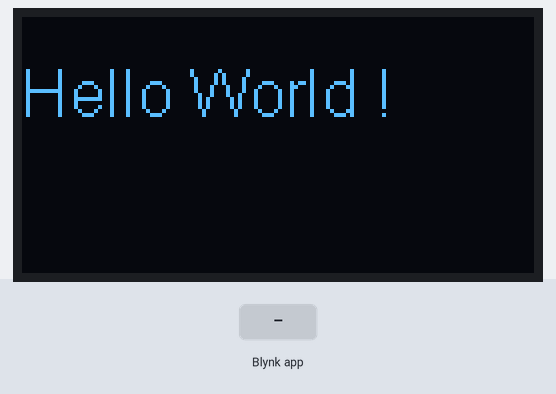
Bench run of a sketch on a simulated ESP8266 (NodeMCU). Parts: 128×64 one-colour display. Inputs (shaded band) come from the test bench. WiFi joins after 1.5 s; servers stay silent unless stated; what the sketch prints to the serial monitor is not drawn.

Above: at 2.7 s.
2.8 s: Blynk app writes 1 to V1
At 3.8 s:
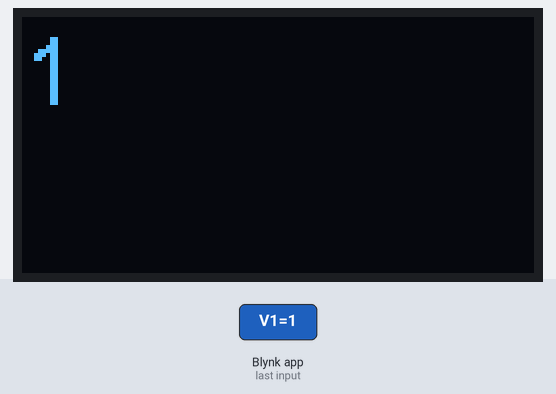
4.3 s: Blynk app writes 0 to V1
At 4.9 s:
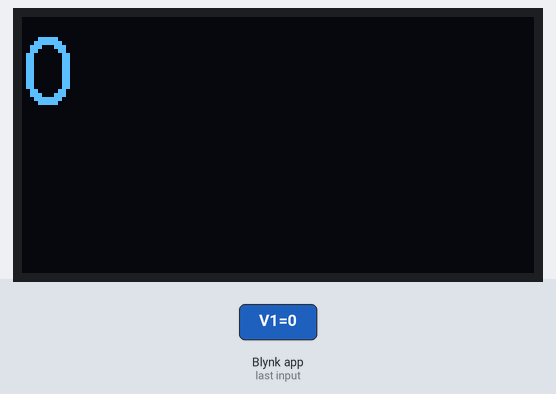
5.8 s: Blynk app writes 200 to V1
At 6.1 s:
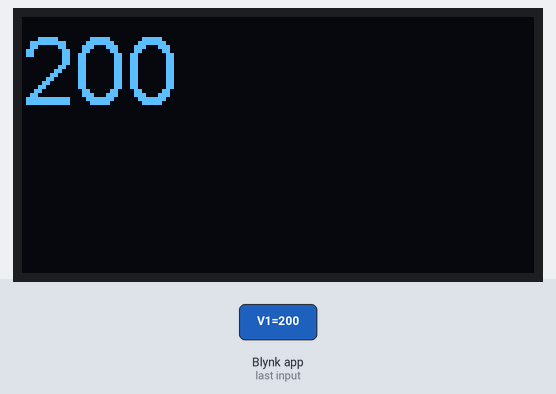
Timing chart, 0 to 8.8 s (numbered marks = the images above; inputs shaded):
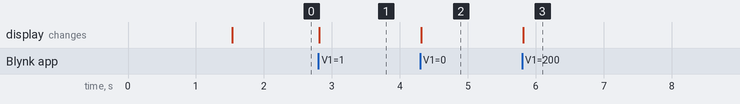

The sketch:

Blynk_LED_OLED.ino
```cpp
// (licence header left out)
/* Comment this out to disable prints and save space */
#define BLYNK_PRINT Serial


#include <ESP8266WiFi.h>
#include <BlynkSimpleEsp8266.h>

//needed for library
#include <DNSServer.h>
#include <ESP8266WebServer.h>
#include <WiFiManager.h>         //https://github.com/tzapu/WiFiManager

#include <Wire.h>  // Only needed for Arduino 1.6.5 and earlier
#include "SSD1306Wire.h" // legacy include: `#include "SSD1306.h"`

// You should get Auth Token in the Blynk App.
// Go to the Project Settings (nut icon).
char auth[] = "yourAuthCodeFromTheBlynkEmail";

SSD1306Wire  display(0x3c, D1, D2);

String message ="";

// This function will be called every time V1 changes
// in Blynk app writes values to the Virtual Pin V1
BLYNK_WRITE(V1)
{
  message = param.asString(); // assigning incoming value from pin V1 to a variable
  Serial.println(message );
  if (message.length()>=0){
    display.clear();
    display.setTextAlignment(TEXT_ALIGN_LEFT);
    display.setFont(ArialMT_Plain_24);
    //display.drawString(0, 26, message);
    display.drawStringMaxWidth(0, 0, 128,message);
    // write the buffer to the display
    display.display();
  }
}

void setup()
{
  // Debug console
  Serial.begin(115200);
  //WiFiManager
  //Local intialization. Once its business is done, there is no need to keep it around
  WiFiManager wifiManager;
  //here  "AutoConnectAP"
  //and goes into a blocking loop awaiting configuration
  wifiManager.autoConnect("AutoConnectAP");
  //or use this for auto generated name ESP + ChipID
  //wifiManager.autoConnect();
  //if you get here you have connected to the WiFi
  Serial.println("connected...yeey :)");
  Serial.println("IP address: ");
  Serial.println(WiFi.localIP());
  //
  // Initialising the UI will init the display too.
  display.init();
  display.flipScreenVertically();
  //display.setFont(ArialMT_Plain_10);
  display.setFont(ArialMT_Plain_16);
  //display.setFont(ArialMT_Plain_24);
  display.setTextAlignment(TEXT_ALIGN_LEFT);
  display.clear();
  display.drawString(0, 10, "Hello World !");
  // write the buffer to the display
  display.display();
  //
  Blynk.config(auth);
  //
}

void loop()
{
  Blynk.run();
  //display.display();
}
```

Measured:
- after the input at 2.8 s, the display: changes at once (image 1)
- after the input at 4.3 s, the display: changes at once (image 2)
- after the input at 5.8 s, the display: changes at once (image 3)
